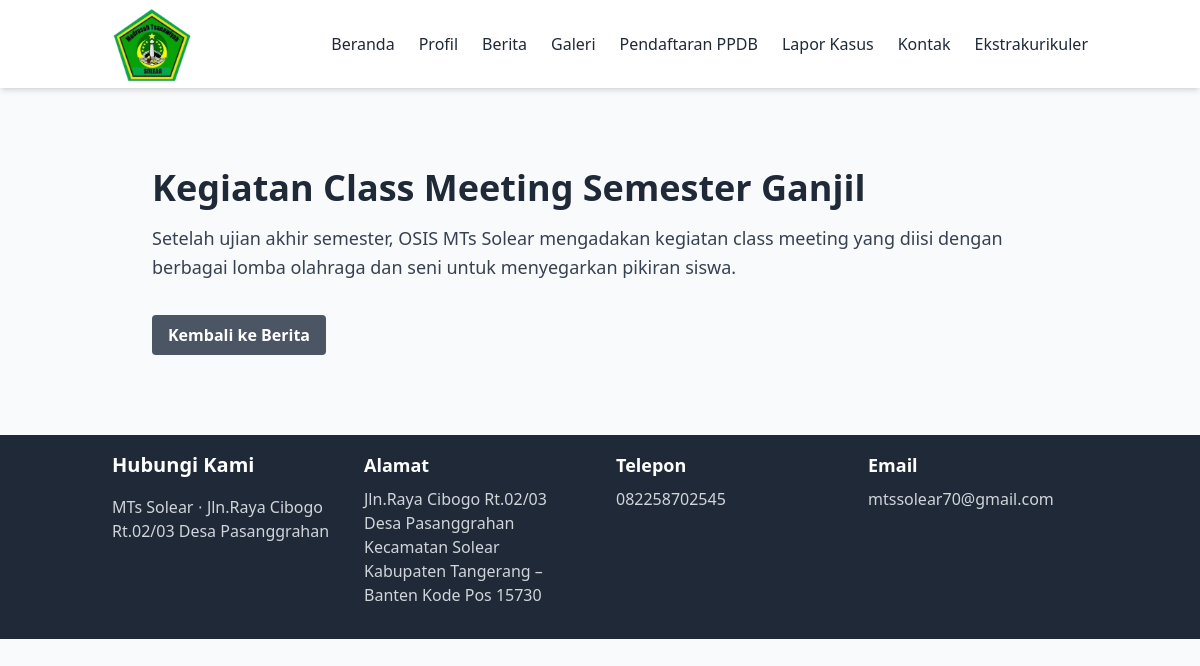
Page /berita-detail.php?id=2 on the committed database.
### tables this page shows
CREATE TABLE `berita` (
  `id` int(11) NOT NULL,
  `judul` varchar(255) NOT NULL,
  `isi` text NOT NULL,
  `gambar_url` varchar(255) DEFAULT NULL,
  `penulis_id` int(11) DEFAULT NULL,
  `tanggal_publikasi` timestamp NOT NULL DEFAULT current_timestamp()
);

### berita-detail.php (the view, shortened to what this page needs)
<?php
require_once __DIR__ . '/config/database.php';
$berita = null;
if (isset($_GET['id']) && $pdo) {
    $id = (int)$_GET['id'];
    $stmt = $pdo->prepare("SELECT * FROM berita WHERE id = ?");
    $stmt->execute([$id]);
    $berita = $stmt->fetch();
}
require_once __DIR__ . '/includes/header.php';
?>
<div class="container mx-auto px-6 py-20">
    <?php if ($berita): ?>
        <div class="max-w-4xl mx-auto">
            <h1 class="text-4xl font-bold text-gray-800 mb-4"><?php echo htmlspecialchars($berita['judul']); ?></h1>
            <div class="text-lg text-gray-700 leading-relaxed">
                <?php echo nl2br(htmlspecialchars($berita['isi'])); ?>
            </div>
            <a href="berita.php" class="mt-8 inline-block bg-gray-600 hover:bg-gray-700 text-white font-bold py-2 px-4 rounded">Kembali ke Berita</a>
        </div>
    <?php endif; ?>
</div>
<?php require_once __DIR__ . '/includes/footer.php'; ?>

### includes/header.php (style rules this page uses)
html { scroll-behavior: smooth; }

### rows in the picture
berita: judul "Kegiatan Class Meeting Semester Ganjil", isi "Setelah ujian akhir semester, OSIS MTs Solear mengadakan kegiatan class meeting yang diisi dengan berbagai lomba olahraga dan seni untuk menyegarkan pikiran siswa."
